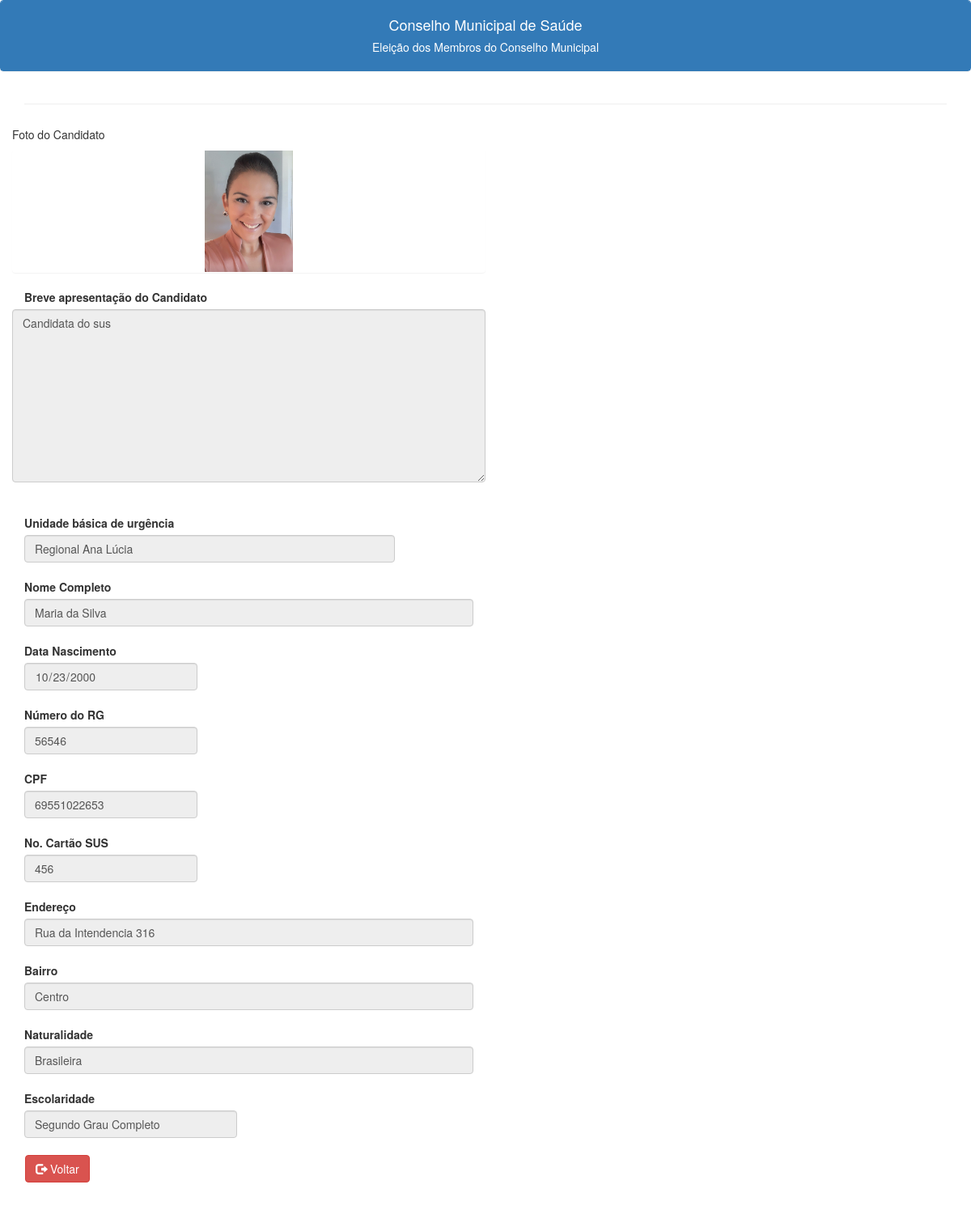
The page /detalhe1.php?id=9 on the database its author committed.
### tables this page shows
CREATE TABLE IF NOT EXISTS `cadastro` (
  `ID` int NOT NULL AUTO_INCREMENT,
  `CATEGORIA` char(1) NOT NULL,
  `CANDIDATO` char(1) NOT NULL,
  `SUS_UNIDADE` varchar(80) DEFAULT NULL,
  `SUS_NOME` varchar(120) DEFAULT NULL,
  `SUS_RG` varchar(15) DEFAULT NULL,
  `SUS_CPF` varchar(11) DEFAULT NULL,
  `SUS_DATANASC` date DEFAULT NULL,
  `SUS_ENDER` varchar(100) DEFAULT NULL,
  `SUS_BAIRRO` varchar(100) DEFAULT NULL,
  `SUS_CARTAOSUS` varchar(15) DEFAULT NULL,
  `SUS_NATURALIDADE` varchar(50) DEFAULT NULL,
  `SUS_ESCOLARIDADE` varchar(50) DEFAULT NULL,
  `TRABSUS_NOME` varchar(120) DEFAULT NULL,
  `TRABSUS_RG` varchar(15) DEFAULT NULL,
  `TRABSUS_CPF` varchar(11) DEFAULT NULL,
  `TRABSUS_DATANASC` date DEFAULT NULL,
  `TRABSUS_ENDER` varchar(100) DEFAULT NULL,
  `TRABSUS_BAIRRO` varchar(100) DEFAULT NULL,
  `TRASUS_ESTABELECIMENTO` varchar(100) DEFAULT NULL,
  `TRABSUS_ENDERLOCALTRAB` varchar(100) DEFAULT NULL,
  `TRAB_SUS_VINCULO` varchar(80) DEFAULT NULL,
  `TRABSUS_ESCOLARIDADE` varchar(50) DEFAULT NULL,
  `TRASUS_CARGO` varchar(80) DEFAULT NULL,
  `ORG_NOMEORG` varchar(100) DEFAULT NULL,
  `ORG_ENDERORG` varchar(100) DEFAULT NULL,
  `ORG_TELEFONE` varchar(15) DEFAULT NULL,
  `ORG_EMAIL` varchar(150) DEFAULT NULL,
  `ORG_CNPJ` varchar(14) DEFAULT NULL,
  `ORG_FUNDACAO` date DEFAULT NULL,
  `ORG_NOMEREPRESENTANTE` varchar(120) DEFAULT NULL,
  `ORG_ENDERREPRE` varchar(100) DEFAULT NULL,
  `ORG_FONEREPRE` varchar(15) DEFAULT NULL,
  `ORG_EMAILREPRE` varchar(150) DEFAULT NULL,
  `ORG_ESCOLARIDADEREPRE` varchar(50) DEFAULT NULL,
  `ORG_RGREPRE` varchar(15) DEFAULT NULL,
  `ORG_CPFREPRE` varchar(11) DEFAULT NULL,
  `ORG_DATANASCREPRE` date DEFAULT NULL,
  `ORG_CARGOREPRE` varchar(80) DEFAULT NULL,
  `APRESENTACAO` blob,
  `FOTO` varchar(255) DEFAULT NULL,
  `VOTOU` char(1) DEFAULT NULL,
  PRIMARY KEY (`ID`)
);

### detalhe1.php (the view, shortened to what this page needs)
<?php
$servername = 'localhost';
$username = 'root';
$password =  '';
$database = 'eleicaosaude';
$conection = new mysqli($servername, $username, $password, $database);
$c_id = $_GET["id"];
if ($_SERVER['REQUEST_METHOD'] == 'GET') {
    $c_sql = "select id, cadastro.SUS_NOME, cadastro.SUS_RG, cadastro.SUS_DATANASC, cadastro.SUS_CARTAOSUS,
    cadastro.SUS_CPF, cadastro.SUS_ENDER, cadastro.SUS_BAIRRO, cadastro.SUS_NATURALIDADE, cadastro.SUS_ESCOLARIDADE,
    cadastro.candidato, cadastro.foto, cadastro.apresentacao, cadastro.sus_unidade from cadastro where id=$c_id";
    $result = $conection->query($c_sql);
    $registro = $result->fetch_assoc();
    if (($registro['candidato'] == 'N')) {
        $c_esconde = "hidden";
    } else {
        $c_esconde = "";
    }
    $c_foto = $registro['foto'];
    $c_apresentacao = $registro['apresentacao'];
    $c_unidade = $registro['sus_unidade'];
    $c_nome = $registro['SUS_NOME'];
    $c_datanasc = $registro['SUS_DATANASC'];
    $c_rg = $registro['SUS_RG'];
    $c_cartaosus = $registro['SUS_CARTAOSUS'];
    $c_cpf = $registro['SUS_CPF'];
    $c_endereco = $registro['SUS_ENDER'];
    $c_bairro = $registro['SUS_BAIRRO'];
    $c_naturalidade = $registro['SUS_NATURALIDADE'];
    $c_escolaridade = $registro['SUS_ESCOLARIDADE'];
}
?>
<!DOCTYPE html>
<html lang="en">
<head>
    <link rel="stylesheet" href="https://maxcdn.bootstrapcdn.com/bootstrap/3.3.7/css/bootstrap.min.css">
</head>
<body>
    <div class="panel panel-primary class">
        <div class="panel-heading text-center">
            <h4>Conselho Municipal de Saúde</h4>
            <h5>Eleição dos Membros do Conselho Municipal<h5>
        </div>
    </div>
    <div class="container -my5">
        <form method="post" enctype="multipart/form-data">
            <hr>
            <div class="row mb-3">
                <div class="col-sm-6 col-form-label">
                    <div class="row mb-3" name="divapresentacao" <?php echo $c_esconde ?>>
                        <h5>Foto do Candidato</h5>
                        <div class="panel default class" class="row col-xs-12 col-sm-20 col-md-12 col-lg-20" align="center">
                            <img class="rounded mx-auto d-block" class="img-responsive" src="\conselhosaude\img\<?php echo $c_foto; ?>" class="img-fluid" style="height :150px" style="width:200px">
                        </div>
                        <label class="col-sm-12 col-form-label">
                            Breve apresentação do Candidato</label>
                        <div class="col-sm-16">
                            <textarea class="form-control" id="apresentacao" readonly name="apresentacao" rows="10"><?php echo $c_apresentacao; ?></textarea>
                        </div>
                        <br>
                    </div>
                    <br>
                    <div class=" row mb-3">
                        <label class="col-sm-12 col-form-label">Unidade básica de urgência</label>
                        <div class="col-sm-10">
                            <input type="text" class="form-control" readonly name="unidade" value="<?php echo $c_unidade; ?>">
                        </div>
                    </div>
                    <br>
                    <div class="row mb-3">
                        <label class="col-sm-3 col-form-label">Nome Completo</label>
                        <div class="col-sm-12">
                            <input type="text" maxlength="120" class="form-control" readonly name="nome" value="<?php echo $c_nome; ?>">
                        </div>
                    </div>
                    <br>
                    <div class=" row mb-3">
                        <label class="col-sm-12 col-form-label">Data Nascimento</label>
                        <div class="col-sm-5">
                            <input type="date" maxlength="10" class="form-control" name="datanasc" readonly id="datanasc" value="<?php echo $c_datanasc; ?>">
                        </div>
                    </div>
                    <br>
                    <div class=" row mb-3">
                        <label class="col-sm-12 col-form-label">Número do RG</label>
                        <div class="col-sm-5">
                            <input type="text" maxlength="20" class="form-control" name="rg" readonly value="<?php echo $c_rg; ?>">
                        </div>
                    </div>
                    <br>
                    <div class=" row mb-3">
                        <label class="col-sm-12 col-form-label">CPF</label>
                        <div class="col-sm-5">
                            <input type="text" placeholder="apenas números" maxlength="11" class="form-control" readonly name="cpf" value="<?php echo $c_cpf; ?>">
                        </div>
                    </div>
                    <br>
                    <div class=" row mb-3">
                        <label class="col-sm-12 col-form-label">No. Cartão SUS</label>
                        <div class="col-sm-5">
                            <input type="text" placeholder="apenas números" maxlength="15" class="form-control" readonly name="cartaosus" value="<?php echo $c_cartaosus; ?>">
                        </div>
                    </div>
                    <br>
                    <div class=" row mb-3">
                        <label class="col-sm-12 col-form-label">Endereço</label>
                        <div class="col-sm-12">
                            <input type="text" maxlength="120" class="form-control" name="endereco" readonly value="<?php echo $c_endereco; ?>">
                        </div>
                    </div>
                    <br>
                    <div class=" row mb-3">
                        <label class="col-sm-12 col-form-label">Bairro</label>
                        <div class="col-sm-12">
                            <input type="text" maxlength="100" class="form-control" name="bairro" readonly value="<?php echo $c_bairro; ?>">
                        </div>
                    </div>
                    <br>
                    <div class=" row mb-3">
                        <label class="col-sm-12 col-form-label">Naturalidade</label>
                        <div class="col-sm-12">
                            <input type="text" maxlength="50" class="form-control" name="naturalidade" readonly value="<?php echo $c_naturalidade; ?>">
                        </div>
                    </div>
                    <br>
                    <div class=" row mb-3">
                        <label class="col-sm-12 col-form-label">Escolaridade</label>
                        <div class="col-sm-6">
                            <input type="text" maxlength="50" class="form-control" name="escolaridade" readonly value="<?php echo $c_escolaridade; ?>">
                        </div>
                    </div>
                </div>
                <br>
            </div>
            <br>
            <div class="row mb-3 ">
                <nav class="navbar">
                    <div class="container-fluid">
                        <a class='btn btn-danger ' href='/conselhosaude/lista1.php'><span class='glyphicon glyphicon-log-out'></span> Voltar</a>
                    </div>
                </nav>
            </div>
            <br>
        </form>
    </div>
</body>
</html>

### rows shown on the page
cadastro: FOTO (picture), apresentacao "Candidata do sus", unidade "Regional Ana Lúcia", nome "Maria da Silva", datanasc "10/23/2000", rg "56546", cpf "69551022653", cartaosus "456", endereco "Rua da Intendencia 316", bairro "Centro", naturalidade "Brasileira", escolaridade "Segundo Grau Completo"
